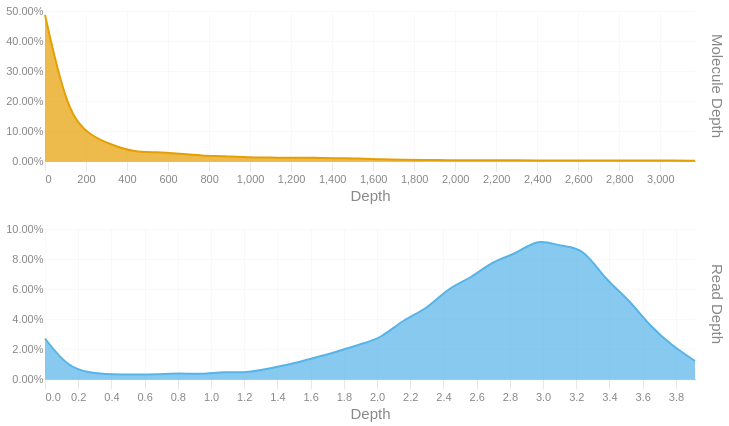

Notebook code cell kept with this figure:
### Code cell
readdep = depth_hist(tb['Read Depth'], q99, 3)
readdep = readdep.with_columns(pl.lit('Read Depth').alias('Metric'))
if not SKIPLR:
    moldep = depth_hist(tb['Molecule Depth'], mol_q99, 1)
    moldep = moldep.with_columns(pl.lit('Molecule Depth').alias('Metric'))
    _hist = pl.concat([readdep, moldep])
    _hist = _hist.filter(pl.col('Proportion') != 0)
    with SafeRender(_hist):
        (
            alt.Chart(_hist)        
            .mark_area(interpolate = "basis")
            .encode(
                x=alt.X('Bin:Q').scale(domainMin=0).axis(alt.Axis(title='Depth')),
                y = alt.Y('Proportion:Q', title = None).axis(format = '.2%'),
                color = alt.Color('Metric:N').legend(None),
                row = alt.Row("Metric:N").header(title = None, labelOrient = 'right'),
                tooltip = [
                    alt.Tooltip("Metric:N", title = "Metric"),
                    alt.Tooltip('Interval:N', title = "Depth Interval"),
                    alt.Tooltip('Proportion:Q', title = "% Alignments").format('.2%')
                ]
            )
            .resolve_scale(x='independent', y='independent')
            .properties(
                height = 150, width = 650,
                usermeta={'embedOptions': {'downloadFileName': f'{samplename}.depth.hist'}}
            )
        ).display()
else:
    readdep = readdep.filter(pl.col('Proportion') != 0)
    with SafeRender(readdep):
        (
            alt.Chart(readdep)        
            .mark_area(interpolate = "basis")
            .encode(
                x=alt.X('Bin:Q').scale(domainMin=0).axis(alt.Axis(title='Depth')),
                y = alt.Y('Proportion:Q', title = None).axis(format = '.2%'),
                tooltip = [
                    alt.Tooltip('Interval:N', title = "Depth Interval"),
                    alt.Tooltip('Proportion:Q', title = "% Alignments").format('.2%')
                ]
            )
            .properties(
                usermeta={'embedOptions': {'downloadFileName': f'{samplename}.depth.hist'}}
            )
        ).display()

### Figure 1 — Vega-Lite specification as saved in the notebook (floating-point values rounded to 4 significant figures)
{"width": 650, "height": 150, "config": {"title": {"anchor": "start", "dy": -15, "fontSize": 18, "color": "#888888", "subtitleColor": "#888888", "subtitleFontSize": 14}, "arc": {"fill": "#0072B2"}, "axis": {"domainColor": "#888888", "domainWidth": 0.5, "gridWidth": 0.2, "grid": false, "titleFontWeight": 400, "titleFontSize": 15, "labelFontSize": 11, "labelColor": "#888888", "tickColor": "#888888", "tickWidth": 0.2, "titleColor": "#888888"}, "axisBand": {"grid": false}, "axisX": {"grid": true, "tickSize": 10, "domainCap": "round"}, "axisY": {"domain": false, "grid": true, "tickSize": 0, "domainCap": "round"}, "background": "transparent", "header": {"labelFontSize": 15, "labelColor": "#888888", "titleFontSize": 15, "titleFontWeight": 600, "titleColor": "#888888"}, "legend": {"labelFont": "sans-serif", "labelFontSize": 12, "labelColor": "#888888", "symbolSize": 100, "symbolType": "circle", "titleFontSize": 12, "titlePadding": 10, "titleColor": "#888888", "title": null}, "range": {"category": ["#E69F00", "#56B4E9", "#009E73", "#F0E442", "#0072B2", "#D55E00", "#CC79A7", "#000000"], "diverging": ["#cfe8f3", "#a2d4ec", "#73bfe2", "#46abdb", "#1696d2", "#12719e"]}, "area": {"fill": "#0072B2", "fillOpacity": 0.7, "line": true, "strokeOpacity": 0.7}, "line": {"color": "#0072B2", "stroke": "#0072B2", "strokeWidth": 2}, "trail": {"color": "#0072B2", "stroke": "#0072B2", "strokeWidth": 0, "size": 1}, "point": {"filled": true, "fillOpacity": 1.0, "size": 95}, "text": {"color": "#888888", "fontSize": 11, "align": "right", "fontWeight": 400, "size": 11}, "bar": {"fill": "#0072B2", "stroke": null}, "view": {"stroke": null, "continuousWidth": 660, "continuousHeight": 400}}, "data": {"name": "data-48ec098421284fc85e9a32cb79d99d36"}, "mark": {"type": "area", "interpolate": "basis"}, "encoding": {"color": {"field": "Metric", "legend": null, "type": "nominal"}, "row": {"field": "Metric", "header": {"title": null, "labelOrient": "right"}, "type": "nominal"}, "tooltip": [{"field": "Metric", "title": "Metric", "type": "nominal"}, {"field": "Interval", "title": "Depth Interval", "type": "nominal"}, {"field": "Proportion", "format": ".2%", "title": "% Alignments", "type": "quantitative"}], "x": {"axis": {"title": "Depth"}, "field": "Bin", "scale": {"domainMin": 0}, "type": "quantitative"}, "y": {"axis": {"format": ".2%"}, "field": "Proportion", "title": null, "type": "quantitative"}}, "resolve": {"scale": {"x": "independent", "y": "independent"}}, "usermeta": {"embedOptions": {"downloadFileName": "S6_Waccamaw_1688.depth.hist"}}, "$schema": "https://vega.github.io/schema/vega-lite/v6.1.0.json", "datasets": {"data-48ec098421284fc85e9a32cb79d99d36": [{"Bin": 0.0, "Interval": "0.0-0.135", "Proportion": 0.027, "Metric": "Read Depth"}, {"Bin": 0.135, "Interval": "0.135-0.27", "Proportion": 0.008, "Metric": "Read Depth"}, {"Bin": 0.27, "Interval": "0.27-0.405", "Proportion": 0.004, "Metric": "Read Depth"}, {"Bin": 0.405, "Interval": "0.405-0.54", "Proportion": 0.003, "Metric": "Read Depth"}, {"Bin": 0.54, "Interval": "0.54-0.675", "Proportion": 0.003, "Metric": "Read Depth"}, {"Bin": 0.675, "Interval": "0.675-0.81", "Proportion": 0.003, "Metric": "Read Depth"}, {"Bin": 0.81, "Interval": "0.81-0.945", "Proportion": 0.004, "Metric": "Read Depth"}, {"Bin": 0.945, "Interval": "0.945-1.08", "Proportion": 0.003, "Metric": "Read Depth"}, {"Bin": 1.08, "Interval": "1.08-1.215", "Proportion": 0.005, "Metric": "Read Depth"}, {"Bin": 1.215, "Interval": "1.215-1.35", "Proportion": 0.004, "Metric": "Read Depth"}, {"Bin": 1.35, "Interval": "1.35-1.485", "Proportion": 0.007, "Metric": "Read Depth"}, {"Bin": 1.485, "Interval": "1.485-1.62", "Proportion": 0.01, "Metric": "Read Depth"}, {"Bin": 1.62, "Interval": "1.62-1.755", "Proportion": 0.014, "Metric": "Read Depth"}, {"Bin": 1.755, "Interval": "1.755-1.89", "Proportion": 0.018, "Metric": "Read Depth"}, {"Bin": 1.89, "Interval": "1.89-2.025", "Proportion": 0.023, "Metric": "Read Depth"}, {"Bin": 2.025, "Interval": "2.025-2.16", "Proportion": 0.027, "Metric": "Read Depth"}, {"Bin": 2.16, "Interval": "2.16-2.295", "Proportion": 0.04, "Metric": "Read Depth"}, {"Bin": 2.295, "Interval": "2.295-2.43", "Proportion": 0.046, "Metric": "Read Depth"}, {"Bin": 2.43, "Interval": "2.43-2.565", "Proportion": 0.061, "Metric": "Read Depth"}, {"Bin": 2.565, "Interval": "2.565-2.7", "Proportion": 0.067, "Metric": "Read Depth"}, {"Bin": 2.7, "Interval": "2.7-2.835", "Proportion": 0.079, "Metric": "Read Depth"}, {"Bin": 2.835, "Interval": "2.835-2.97", "Proportion": 0.083, "Metric": "Read Depth"}, {"Bin": 2.97, "Interval": "2.97-3.105", "Proportion": 0.094, "Metric": "Read Depth"}, {"Bin": 3.105, "Interval": "3.105-3.24", "Proportion": 0.088, "Metric": "Read Depth"}, {"Bin": 3.24, "Interval": "3.24-3.375", "Proportion": 0.088, "Metric": "Read Depth"}, {"Bin": 3.375, "Interval": "3.375-3.51", "Proportion": 0.066, "Metric": "Read Depth"}, {"Bin": 3.51, "Interval": "3.51-3.645", "Proportion": 0.054, "Metric": "Read Depth"}, {"Bin": 3.645, "Interval": "3.645-3.78", "Proportion": 0.035, "Metric": "Read Depth"}, {"Bin": 3.78, "Interval": "3.78-3.915", "Proportion": 0.022, "Metric": "Read Depth"}, {"Bin": 3.915, "Interval": "3.915-4.05", "Proportion": 0.012, "Metric": "Read Depth"}, {"Bin": 0.0, "Interval": "0.0-109.3", "Proportion": 0.487, "Metric": "Molecule Depth"}, {"Bin": 109.3, "Interval": "109.3-218.6", "Proportion": 0.158, "Metric": "Molecule Depth"}, {"Bin": 218.6, "Interval": "218.6-327.8", "Proportion": 0.085, "Metric": "Molecule Depth"}, {"Bin": 327.8, "Interval": "327.8-437.1", "Proportion": 0.053, "Metric": "Molecule Depth"}, {"Bin": 437.1, "Interval": "437.1-546.4", "Proportion": 0.029, "Metric": "Molecule Depth"}, {"Bin": 546.4, "Interval": "546.4-655.7", "Proportion": 0.03, "Metric": "Molecule Depth"}, {"Bin": 655.7, "Interval": "655.7-765.0", "Proportion": 0.024, "Metric": "Molecule Depth"}, {"Bin": 765.0, "Interval": "765.0-874.3", "Proportion": 0.018, "Metric": "Molecule Depth"}, {"Bin": 874.3, "Interval": "874.3-983.5", "Proportion": 0.016, "Metric": "Molecule Depth"}, {"Bin": 983.5, "Interval": "983.5-1092.8", "Proportion": 0.012, "Metric": "Molecule Depth"}, {"Bin": 1093.0, "Interval": "1092.8-1202.1", "Proportion": 0.012, "Metric": "Molecule Depth"}, {"Bin": 1202.0, "Interval": "1202.1-1311.4", "Proportion": 0.01, "Metric": "Molecule Depth"}, {"Bin": 1311.0, "Interval": "1311.4-1420.7", "Proportion": 0.011, "Metric": "Molecule Depth"}, {"Bin": 1421.0, "Interval": "1420.7-1529.9", "Proportion": 0.009, "Metric": "Molecule Depth"}, {"Bin": 1530.0, "Interval": "1529.9-1639.2", "Proportion": 0.009, "Metric": "Molecule Depth"}, {"Bin": 1639.0, "Interval": "1639.2-1748.5", "Proportion": 0.005, "Metric": "Molecule Depth"}, {"Bin": 1748.0, "Interval": "1748.5-1857.8", "Proportion": 0.004, "Metric": "Molecule Depth"}, {"Bin": 1858.0, "Interval": "1857.8-1967.1", "Proportion": 0.003, "Metric": "Molecule Depth"}, {"Bin": 1967.0, "Interval": "1967.1-2076.4", "Proportion": 0.003, "Metric": "Molecule Depth"}, {"Bin": 2076.0, "Interval": "2076.4-2185.6", "Proportion": 0.002, "Metric": "Molecule Depth"}, {"Bin": 2186.0, "Interval": "2185.6-2294.9", "Proportion": 0.003, "Metric": "Molecule Depth"}, {"Bin": 2295.0, "Interval": "2294.9-2404.2", "Proportion": 0.002, "Metric": "Molecule Depth"}, {"Bin": 2404.0, "Interval": "2404.2-2513.5", "Proportion": 0.002, "Metric": "Molecule Depth"}, {"Bin": 2514.0, "Interval": "2513.5-2622.8", "Proportion": 0.002, "Metric": "Molecule Depth"}, {"Bin": 2623.0, "Interval": "2622.8-2732.0", "Proportion": 0.001, "Metric": "Molecule Depth"}, {"Bin": 2732.0, "Interval": "2732.0-2841.3", "Proportion": 0.002, "Metric": "Molecule Depth"}, {"Bin": 2841.0, "Interval": "2841.3-2950.6", "Proportion": 0.002, "Metric": "Molecule Depth"}, {"Bin": 2951.0, "Interval": "2950.6-3059.9", "Proportion": 0.002, "Metric": "Molecule Depth"}, {"Bin": 3060.0, "Interval": "3059.9-3169.2", "Proportion": 0.002, "Metric": "Molecule Depth"}, {"Bin": 3169.0, "Interval": "3169.2-3278.45", "Proportion": 0.001, "Metric": "Molecule Depth"}]}}
